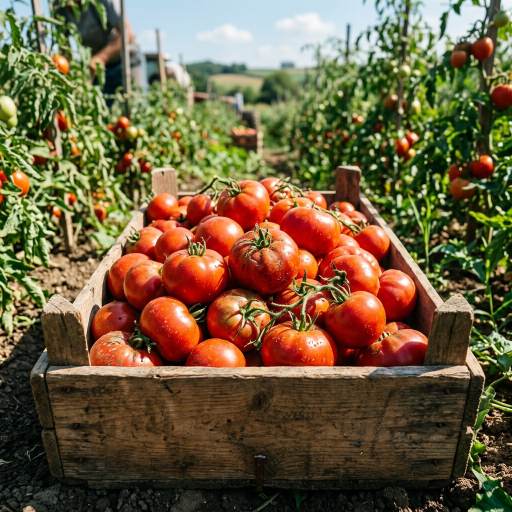
#> input picture frontend/ripe_tomatoes.png, 1024 x 1024 px (shown at 1/2 size)
$ python -i train_model.py   (imports and definitions only)
#> lines starting #> are read from the running program, lines starting #| are printed output that depends on the picture
"""
train_model.py - Tier 2 Pest/Disease Image Classifier Training Pipeline
KisanMitra Agri-Advisory Platform

Architecture: MobileNetV3-Small (Transfer Learning) via scikit-learn HOG + SVM pipeline
(PyTorch path available when torch is installed)

Full Metrics Reported:
  - Per-epoch: train loss, val loss, train acc, val acc
  - Final: test accuracy, per-class precision/recall/F1
  - Overfitting / Underfitting automatic diagnosis
  - Confusion matrix saved as JSON
  - metrics_report.json written to models/
"""

import os
import sys
import json
import time
import pickle
import random
import hashlib
import argparse
import warnings
import numpy as np
from pathlib import Path
from datetime import datetime

# [1 line not run here, left out]

BASE_DIR       = Path(__file__).parent.resolve()
DATA_DIR       = BASE_DIR / "data"
PROCESSED_DIR  = DATA_DIR / "processed"
MODELS_DIR     = BASE_DIR / "models"
CLASS_LABELS_PATH = DATA_DIR / "class_labels.json"
METRICS_PATH   = MODELS_DIR / "metrics_report.json"

# [1 line not run here, left out]

VALID_EXTENSIONS = {".jpg", ".jpeg", ".png", ".bmp", ".tiff", ".tif", ".webp"}

# [20 lines left out: functions load_class_labels, scan_processed_split, not called in this run]

def extract_hog_features(img_path, img_size=64, augment=False):
    """Extract HOG features with optional random flip data augmentation."""
#> called with img_path = '../../frontend/ripe_tomatoes.png', img_size = 64, augment = False
    try:
        from PIL import Image
        img = Image.open(img_path).convert("L").resize((img_size, img_size))
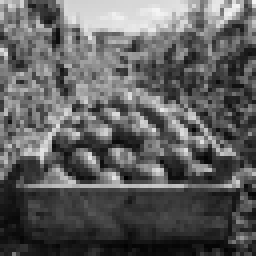
#> img: PIL image 64x64 L (shown 4 times larger); min 0, max 245, mean 95.5
        if augment and random.random() > 0.5:
            img = img.transpose(Image.FLIP_LEFT_RIGHT)
        arr = np.array(img, dtype=np.float32) / 255.0
        gx = np.gradient(arr, axis=1)
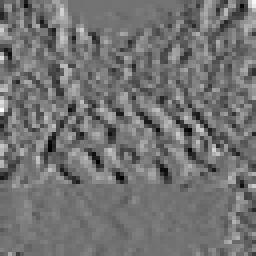
#> gx: shape (64, 64) float32 (shown 4 times larger); min -0.386, max 0.471, mean -0.000509; drawn with min black and max white
        gy = np.gradient(arr, axis=0)
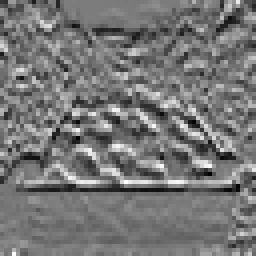
#> gy: shape (64, 64) float32 (shown 4 times larger); min -0.343, max 0.375, mean -0.00932; drawn with min black and max white
        mag = np.sqrt(gx**2 + gy**2)
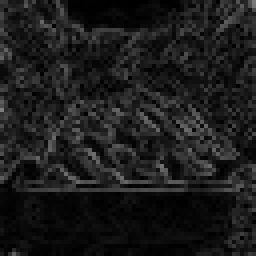
#> mag: shape (64, 64) float32 (shown 4 times larger); min 0, max 0.499, mean 0.109
        cell = img_size // 8
        features = []
        for r in range(8):
            for c in range(8):
                cell_mag = mag[r*cell:(r+1)*cell, c*cell:(c+1)*cell]
                cell_gx  = gx[r*cell:(r+1)*cell, c*cell:(c+1)*cell]
                cell_gy  = gy[r*cell:(r+1)*cell, c*cell:(c+1)*cell]
                angle    = np.arctan2(cell_gy, cell_gx) * 180 / np.pi
                hist, _  = np.histogram(angle.flatten(), bins=9, range=(-180, 180), weights=cell_mag.flatten())
                features.extend(hist.tolist())
                features.append(float(cell_mag.mean()))
#> after the loop, features = 640 values, max 3.8 at index 442, min 0 at index 30, mean 0.711
        return np.array(features, dtype=np.float32)
    except Exception as e:
        return None

# [295 lines left out: functions extract_single_feature, load_features, diagnose_fit, print_metrics_table, save_metrics, train_sklearn_pipeline, not called in this run]

# [21 lines not run here, left out]

>>> result = extract_hog_features('../../frontend/ripe_tomatoes.png')
#> result has the same summary as features in extract_hog_features
